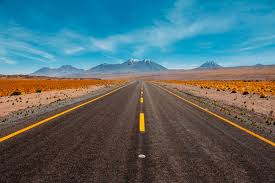
#> input picture images/highway.jpg, 275 x 183 px, found by its file name
$ python RoadLaneDetection.py
#> lines starting #> are read from the running program, lines starting #| are printed output that depends on the picture; after the words box and inside, x2 and y2 are one past the last pixel; in counts of white or black regions, pixels touching at a corner belong together
import numpy as np
import cv2
from matplotlib import pyplot as plt

def roi(img,vertices):
    mask=np.zeros_like(img)
    #channel_count=img.shape[2]
    match_mask_color=255
    cv2.fillPoly(mask,vertices, match_mask_color)
    masked_image=cv2.bitwise_and(img,mask)
    return masked_image

def draw_lines(img,lines):
    img=np.copy(img)
    blank_image=np.zeros((img.shape[0],img.shape[1],3), dtype=np.uint8)
    print(blank_image.shape)

    for line in lines:
        for x1,y1,x2,y2 in line:
            cv2.line(blank_image, (x1,y1),(x2,y2),(0,255,0),thickness=3)

    img=cv2.addWeighted(img, 0.8,blank_image,1,0.0)
    return img

image=cv2.imread("highway.jpg")
#> image is the input picture: shape (183, 275, 3); mean B, G, R 111.1, 107.2, 83.7
image=cv2.cvtColor(image, cv2.COLOR_BGR2RGB)
print(image.shape)
#| (183, 275, 3)
height=image.shape[0]
#> height = 183
width=image.shape[1]
#> width = 275
roiv=[
#(0,height),
(0,140),
(width/2,height/3+15),
(width,140),
#(width, height)
]# region of interest vertices
#> roiv = [(0, 140), (137.5, 76), (275, 140)]
gray=cv2.cvtColor(image,cv2.COLOR_BGR2GRAY)
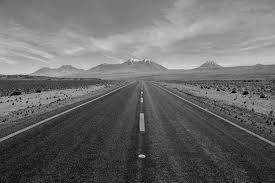
#> gray: shape (183, 275); min 1, max 225, mean 105.6
canny=cv2.Canny(gray, 100,200)
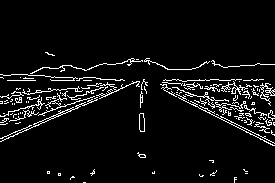
#> canny: shape (183, 275); 6% white in thin lines or dots, all inside (x1, y1, x2, y2) = (0, 52, 275, 183)
#plt.imshow(canny)
masked_image=roi(canny, np.array([roiv], np.int32))
#> in roi, `cv2.fillPoly(mask,vertices, match_mask_color)`:
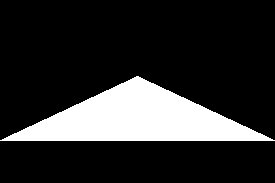
#> mask: shape (183, 275); 18% white; 1 white region, box (x1, y1, x2, y2) and area: (0, 76, 275, 141) 9043
#> in roi, `masked_image=cv2.bitwise_and(img,mask)`:
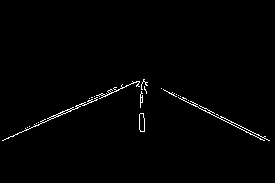
#> masked_image: shape (183, 275); 1.1% white in thin lines or dots, all inside (x1, y1, x2, y2) = (2, 79, 270, 141)
lines= cv2.HoughLinesP(masked_image,
                        rho=6,
                        theta=np.pi/60,
                        threshold=160,
                        lines=np.array([]),
                        minLineLength=40,
                        maxLineGap=25)
#> lines = [[38, 122, 109, 94], [195, 106, 265, 138], [143, 81, 231, 121], [76, 105, 144, 79]]

#plt.imshow(masked_image)
print(masked_image.shape)
#| (183, 275)
image_with_lines=draw_lines(image,lines)
#| (183, 275, 3)
#> the loop in draw_lines, `for line in lines:` made 4 passes
#> after the loop in draw_lines, `for line in lines:`:
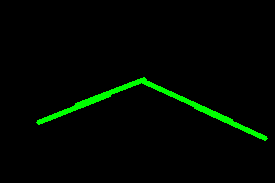
#> blank_image: shape (183, 275, 3); mean of channels 0, 1, 2 0, 7.1, 0; drawn as B, G, R
#> in draw_lines, `img=cv2.addWeighted(img, 0.8,blank_image,1,0.0)`:
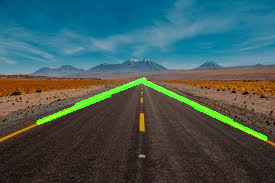
#> img: shape (183, 275, 3); mean R, G, B 66.9, 90.6, 88.9
plt.imshow(image_with_lines)

plt.show()
